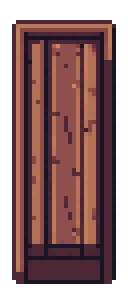
#> input picture assets/tavern/_raw/bench_vertical_l_v12.png, 32 x 76 px, found by its file name (shown 4 times larger)
$ python _postprocess_phase_d.py
#> lines starting #> are read from the running program, lines starting #| are printed output that depends on the picture
#!/usr/bin/env python3
"""
Phase D 에셋 후처리 스크립트.
손님 10종 x 4종(walk_r, walk_l, seated_right, seated_left) = 40장 재처리 +
가구 3종(bench_l, bench_r, table) PIL NEAREST 확장.

사용법: python _postprocess_phase_d.py
입력: .zips-b6/_extract_*/ (기존 68x68 소스, 재다운로드 없음)
출력: 부모 디렉토리(tavern/)에 최종 에셋 PNG 파일

변경점 (vs B-6):
  - NEAREST 스케일: 68->64px (94% 다운스케일, 거의 원본 해상도)
  - 캔버스: 64x64 (4채널 RGBA)
  - walk 시트: 256x64 (4프레임 x 64px)
  - Y_OFFSET: 0 (64px 꽉 채움)
  - 가구: bench 28x96->80x200, table 44x96->64x200 (PIL NEAREST 확장)
"""

from PIL import Image
import os
import sys
import shutil
import json

TAVERN_DIR = os.path.dirname(os.path.abspath(__file__))
ZIP_DIR = os.path.join(TAVERN_DIR, '.zips-b6')
LEGACY_DIR = os.path.join(TAVERN_DIR, '.legacy-phase-d')

# -- 손님 캔버스 규격 --
CANVAS_W = 64
CANVAS_H = 64
CHAR_SIZE = 64   # resize 타겟 (NEAREST)
SOURCE_SIZE = 68 # 소스 원본 크기

# -- 손님 10종 character_id --
CUSTOMER_CHARACTERS = {
    'normal':   '67dbef8e-4985-47e2-b5aa-75f4750d9020',
    'vip':      '633772df-5076-4f5a-b262-3af68e31cebc',
    'gourmet':  'b65f4421-064d-4c81-8fdc-c2fc85ec9ab6',
    'rushed':   '24699eec-148a-4656-adb4-8e2af2940285',
    'group':    '15732555-79bc-414a-acc0-4bf76209e206',
    'critic':   '756e8ad5-6fe3-4fac-8586-75ec7504736d',
    'regular':  'fda0e32c-cb81-4b0d-9dc4-e859ec6b65a9',
    'student':  'fa96eca1-ece4-4036-ae48-c3301a1cd860',
    'traveler': 'c47f1960-6d41-4ba5-8a86-f8f861026896',
    'business': 'f7acbad0-0442-4dd2-bfcd-ea7244ad9641',
}


def count_opaque(img):
    """불투명 픽셀 수를 세어 반환한다."""
    return sum(1 for p in img.getdata() if p[3] > 0)


# [49 lines left out: functions find_rotation, find_animation_frames, process_static, process_walk_sheet, not called in this run]


# -- 백업 --

def backup():
    """기존 에셋을 .legacy-phase-d/ 에 백업한다."""
    os.makedirs(LEGACY_DIR, exist_ok=True)

    # 손님 에셋 백업 (seated + walk = 40장)
    for ctype in CUSTOMER_CHARACTERS:
        for suffix in ['seated_right', 'seated_left', 'walk_r', 'walk_l']:
            fname = f'customer_{ctype}_{suffix}.png'
            src = os.path.join(TAVERN_DIR, fname)
            dst = os.path.join(LEGACY_DIR, fname)
            if os.path.exists(src) and not os.path.exists(dst):
                shutil.copy2(src, dst)

    # 가구 에셋 백업 (3종)
    for fname in ['bench_vertical_l_v12.png', 'bench_vertical_r_v12.png', 'table_vertical_v12.png']:
        src = os.path.join(TAVERN_DIR, fname)
        dst = os.path.join(LEGACY_DIR, fname)
        if os.path.exists(src) and not os.path.exists(dst):
            shutil.copy2(src, dst)

    print(f'[backup] 기존 에셋 백업 완료 -> {LEGACY_DIR}')


# -- 손님 처리 --

def process_customer(ctype, character_id, results):
    """손님 1종 처리: seated_right, seated_left, walk_r, walk_l (4장)."""
#> called with ctype = 'normal', character_id = '67dbef8e-4985-47e2-b5aa-75f4750d9020'
    print(f'\n=== Customer: {ctype} ({character_id[:8]}...) ===')

    extract_dir = os.path.join(ZIP_DIR, f'_extract_{character_id}')
    if not os.path.exists(extract_dir):
        print(f'  ERROR: extract dir not found: {extract_dir}')
        for suffix in ['seated_right', 'seated_left', 'walk_r', 'walk_l']:
            results.append({
                'file': f'customer_{ctype}_{suffix}.png',
                'size': 'N/A', 'opaque': 0, 'status': 'FAIL (no extract dir)'
            })
        return

    # -- seated (east -> seated_right, west -> seated_left) --
    for direction, suffix in [('east', 'seated_right'), ('west', 'seated_left')]:
        out_name = f'customer_{ctype}_{suffix}.png'
        out_path = os.path.join(TAVERN_DIR, out_name)

        rotation_path = find_rotation(extract_dir, direction)

        # west 없으면 east 수평 플립으로 fallback
        if not rotation_path and direction == 'west':
            east_path = find_rotation(extract_dir, 'east')
            if east_path:
                print(f'  {out_name}: west rotation 없음 -> east 수평 플립 fallback')
                raw = Image.open(east_path).convert('RGBA')
                raw = raw.transpose(Image.FLIP_LEFT_RIGHT)
                result = process_static(raw)
                result.save(out_path)
                w, h = result.size
                opaque = count_opaque(result)
                status = 'PASS' if w == CANVAS_W and h == CANVAS_H else 'FAIL'
                print(f'  {out_name}: {w}x{h}, opaque={opaque} -- {status} (flip fallback)')
                results.append({'file': out_name, 'size': f'{w}x{h}', 'opaque': opaque, 'status': f'{status} (flip fallback)'})
                continue

        if rotation_path:
            raw = Image.open(rotation_path).convert('RGBA')
            result = process_static(raw)
            result.save(out_path)
            w, h = result.size
            opaque = count_opaque(result)
            status = 'PASS' if w == CANVAS_W and h == CANVAS_H else 'FAIL'
            print(f'  {out_name}: {w}x{h}, opaque={opaque} -- {status}')
            results.append({'file': out_name, 'size': f'{w}x{h}', 'opaque': opaque, 'status': status})
        else:
            print(f'  ERROR: No {direction} rotation for {ctype}')
            results.append({'file': out_name, 'size': 'N/A', 'opaque': 0, 'status': 'FAIL (no source)'})

    # -- walk (east -> walk_r, west -> walk_l) --
    for direction, suffix in [('east', 'walk_r'), ('west', 'walk_l')]:
        out_name = f'customer_{ctype}_{suffix}.png'
        out_path = os.path.join(TAVERN_DIR, out_name)

        frames = find_animation_frames(extract_dir, direction)

        if len(frames) >= 4:
            sheet = process_walk_sheet(frames)
            sheet.save(out_path)
            w, h = sheet.size
            opaque = count_opaque(sheet)
            status = 'PASS' if w == CANVAS_W * 4 and h == CANVAS_H else 'FAIL'
            print(f'  {out_name}: {w}x{h}, opaque={opaque} -- {status}')
            results.append({'file': out_name, 'size': f'{w}x{h}', 'opaque': opaque, 'status': status})
        else:
            print(f'  WARNING: Only {len(frames)} {direction} frames for {ctype}')
            # fallback: east 프레임을 수평 플립 (walk_l에서 west 없을 때)
            if direction == 'west':
                east_frames = find_animation_frames(extract_dir, 'east')
                if len(east_frames) >= 4:
                    print(f'  -> east 프레임 수평 플립으로 walk_l 생성')
                    sheet = Image.new('RGBA', (CANVAS_W * 4, CANVAS_H), (0, 0, 0, 0))
                    for i, fp in enumerate(east_frames[:4]):
                        raw = Image.open(fp).convert('RGBA')
                        raw = raw.transpose(Image.FLIP_LEFT_RIGHT)
                        cell = process_static(raw)
                        sheet.paste(cell, (i * CANVAS_W, 0), cell)
                    sheet.save(out_path)
                    w, h = sheet.size
                    opaque = count_opaque(sheet)
                    status = 'PASS' if w == CANVAS_W * 4 and h == CANVAS_H else 'FAIL'
                    print(f'  {out_name}: {w}x{h}, opaque={opaque} -- {status} (east flip fallback)')
                    results.append({'file': out_name, 'size': f'{w}x{h}', 'opaque': opaque, 'status': f'{status} (east flip fallback)'})
                    continue

            # 최후 fallback: rotation 이미지 4회 복제
            rotation_path = find_rotation(extract_dir, direction)
            if not rotation_path and direction == 'west':
                rotation_path = find_rotation(extract_dir, 'east')
            if rotation_path:
                raw = Image.open(rotation_path).convert('RGBA')
                if direction == 'west' and not find_rotation(extract_dir, 'west'):
                    raw = raw.transpose(Image.FLIP_LEFT_RIGHT)
                base = process_static(raw)
                sheet = Image.new('RGBA', (CANVAS_W * 4, CANVAS_H), (0, 0, 0, 0))
                for fi in range(4):
                    sheet.paste(base, (fi * CANVAS_W, 0), base)
                sheet.save(out_path)
                w, h = sheet.size
                opaque = count_opaque(sheet)
                status = 'PASS' if w == CANVAS_W * 4 and h == CANVAS_H else 'FAIL'
                print(f'  {out_name}: {w}x{h}, opaque={opaque} -- {status} (rotation fallback)')
                results.append({'file': out_name, 'size': f'{w}x{h}', 'opaque': opaque, 'status': f'{status} (rotation fallback)'})
            else:
                print(f'  ERROR: No source for {direction} walk')
                results.append({'file': out_name, 'size': 'N/A', 'opaque': 0, 'status': 'FAIL (no source)'})


# -- 가구 처리 --

def make_bench_l():
    """bench_l: 28x96 -> 80x200 (NEAREST width 확장 + 테두리 보존 height 연장)."""
    src_path = os.path.join(LEGACY_DIR, 'bench_vertical_l_v12.png')
    if not os.path.exists(src_path):
        # legacy가 아직 없으면 현재 파일에서 읽기
        src_path = os.path.join(TAVERN_DIR, 'bench_vertical_l_v12.png')
    img = Image.open(src_path).convert('RGBA')
#> img is the input picture: PIL image 32x76 RGBA; mean R, G, B, A 76.2, 44.3, 44.2, 179.5
    w, h = img.size  # 28x96
#> w = 32; h = 76

    # Step 1: width 28 -> 80 (NEAREST stretch)
    wide = img.resize((80, h), Image.NEAREST)
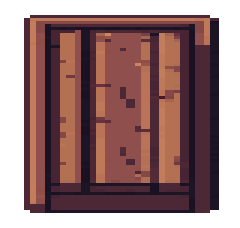
#> wide: PIL image 80x76 RGBA (shown 3 times larger); mean R, G, B, A 75.7, 44, 44.1, 179.5; transparent parts drawn white

    # Step 2: height 96 -> 200 (테두리 2px 보존 + 중간 연장)
    BORDER = 2
    canvas = Image.new('RGBA', (80, 200), (0, 0, 0, 0))
#> canvas: PIL image 80x200 RGBA; every value is 0
    # 상단 테두리 (2px)
    canvas.paste(wide.crop((0, 0, 80, BORDER)), (0, 0))
    # 중간 나무결 (196px = 2 ~ 198)
    mid = wide.crop((0, BORDER, 80, h - BORDER))
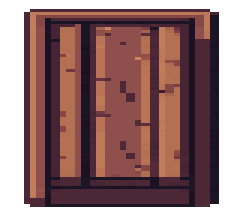
#> mid: PIL image 80x72 RGBA (shown 3 times larger); mean R, G, B, A 79.9, 46.5, 46.5, 189.5; transparent parts drawn white
    canvas.paste(mid.resize((80, 200 - BORDER * 2), Image.NEAREST), (0, BORDER))
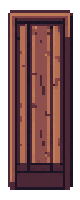
#> canvas: PIL image 80x200 RGBA; mean R, G, B, A 78.6, 45.7, 45.7, 186; transparent parts drawn white
    # 하단 테두리 (2px)
    canvas.paste(wide.crop((0, h - BORDER, 80, h)), (0, 200 - BORDER))

    out_path = os.path.join(TAVERN_DIR, 'bench_vertical_l_v12.png')
    canvas.save(out_path)
    print(f'[bench_l] saved -> {canvas.size}')
#| [bench_l] saved -> (80, 200)
    return canvas


def make_bench_r(bench_l_img):
    """bench_l 수평 플립 -> bench_r."""
    bench_r = bench_l_img.transpose(Image.FLIP_LEFT_RIGHT)
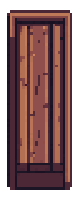
#> bench_r: PIL image 80x200 RGBA; mean R, G, B, A 78.6, 45.7, 45.7, 186; transparent parts drawn white
    out_path = os.path.join(TAVERN_DIR, 'bench_vertical_r_v12.png')
    bench_r.save(out_path)
    print(f'[bench_r] saved -> {bench_r.size} (bench_l 플립)')
#| [bench_r] saved -> (80, 200) (bench_l 플립)


def make_table():
    """table: 44x96 -> 64x200 (NEAREST width 확장 + 테두리 4px 보존 height 연장)."""
    src_path = os.path.join(LEGACY_DIR, 'table_vertical_v12.png')
    if not os.path.exists(src_path):
        src_path = os.path.join(TAVERN_DIR, 'table_vertical_v12.png')
    img = Image.open(src_path).convert('RGBA')
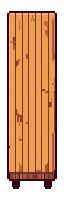
#> input picture assets/tavern/table_vertical_v12.png, 64 x 200 px, found by its file name
#> img is the input picture: PIL image 64x200 RGBA; mean R, G, B, A 131, 81.8, 44.6, 171.4
    w, h = img.size  # 44x96
#> w = 64; h = 200

    # Step 1: width 44 -> 64 (NEAREST stretch)
    wide = img.resize((64, h), Image.NEAREST)

    # Step 2: height 96 -> 200 (테두리 4px 보존 + 중간 연장)
    BORDER = 4
    canvas = Image.new('RGBA', (64, 200), (0, 0, 0, 0))
#> canvas: PIL image 64x200 RGBA; every value is 0
    # 상단 테두리 (4px)
    canvas.paste(wide.crop((0, 0, 64, BORDER)), (0, 0))
    # 중간 나무판 (192px = 4 ~ 196)
    mid = wide.crop((0, BORDER, 64, h - BORDER))
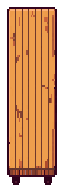
#> mid: PIL image 64x192 RGBA; mean R, G, B, A 136.5, 85.2, 46.5, 178.5; transparent parts drawn white
    canvas.paste(mid.resize((64, 200 - BORDER * 2), Image.NEAREST), (0, BORDER))
    # 하단 테두리 (4px)
    canvas.paste(wide.crop((0, h - BORDER, 64, h)), (0, 200 - BORDER))

    out_path = os.path.join(TAVERN_DIR, 'table_vertical_v12.png')
    canvas.save(out_path)
    print(f'[table] saved -> {canvas.size}')
#| [table] saved -> (64, 200)


# -- 검증 --

def verify_all(results):
    """생성된 에셋 전수 크기 검증."""
    print('\n' + '=' * 60)
    print('VERIFICATION')
    print('=' * 60)

    all_ok = True

    # 손님 에셋 검증 (40장)
    for ctype in CUSTOMER_CHARACTERS:
        for suffix, exp_w, exp_h in [
            ('seated_right', 64, 64),
            ('seated_left', 64, 64),
            ('walk_r', 256, 64),
            ('walk_l', 256, 64),
        ]:
            fname = f'customer_{ctype}_{suffix}.png'
            fpath = os.path.join(TAVERN_DIR, fname)
            if os.path.exists(fpath):
                img = Image.open(fpath)
                ok = img.size == (exp_w, exp_h)
                print(f'  {fname}: {img.size} {"OK" if ok else "FAIL"}')
                if not ok:
                    all_ok = False
            else:
                print(f'  {fname}: MISSING')
                all_ok = False

    # 가구 에셋 검증 (3종)
    furniture_checks = [
        ('bench_vertical_l_v12.png', 80, 200),
        ('bench_vertical_r_v12.png', 80, 200),
        ('table_vertical_v12.png', 64, 200),
    ]
#> furniture_checks = [('bench_vertical_l_v12.png', 80, 200), ('bench_vertical_r_v12.png', 80, 200), ('table_vertical_v12.png', 64, 200)]
    for fname, exp_w, exp_h in furniture_checks:
        fpath = os.path.join(TAVERN_DIR, fname)
        if os.path.exists(fpath):
            img = Image.open(fpath)
            ok = img.size == (exp_w, exp_h)
#> ok = True
            print(f'  {fname}: {img.size} {"OK" if ok else "FAIL"}')
#|   bench_vertical_l_v12.png: (80, 200) OK
            if not ok:
                all_ok = False
        else:
            print(f'  {fname}: MISSING')
            all_ok = False

    return all_ok


# -- 메인 --

if __name__ == '__main__':
    results = []

    print('=' * 60)
    print('Phase D Post-Processing (68x68 -> 64px NEAREST + furniture)')
    print('=' * 60)

    # Step 0: 백업
    backup()

    # Step 1: 손님 10종 처리 (seated + walk = 40장)
    for ctype, cid in CUSTOMER_CHARACTERS.items():
        process_customer(ctype, cid, results)

    # Step 2: 가구 3종 처리
    print('\n' + '=' * 60)
    print('FURNITURE PROCESSING')
    print('=' * 60)
    bench_l = make_bench_l()
    make_bench_r(bench_l)
    make_table()

    # Step 3: 전수 검증
    all_ok = verify_all(results)

    # 결과 요약
    print('\n' + '=' * 60)
    print('SUMMARY')
    print('=' * 60)
    pass_count = sum(1 for r in results if 'PASS' in r['status'])
    fail_count = sum(1 for r in results if 'FAIL' in r['status'])

    for r in results:
        print(f"  {r['file']}: {r['size']}, opaque={r['opaque']}, status={r['status']}")

    print(f'\nCustomer assets: {len(results)} files')
    print(f'PASS: {pass_count}, FAIL: {fail_count}')
    print(f'Verification: {"ALL PASS" if all_ok else "FAIL"}')

    # JSON 결과 저장
    report_path = os.path.join(ZIP_DIR, 'phase_d_results.json')
    with open(report_path, 'w') as f:
        json.dump(results, f, indent=2)
    print(f'\nResults saved to: {report_path}')
